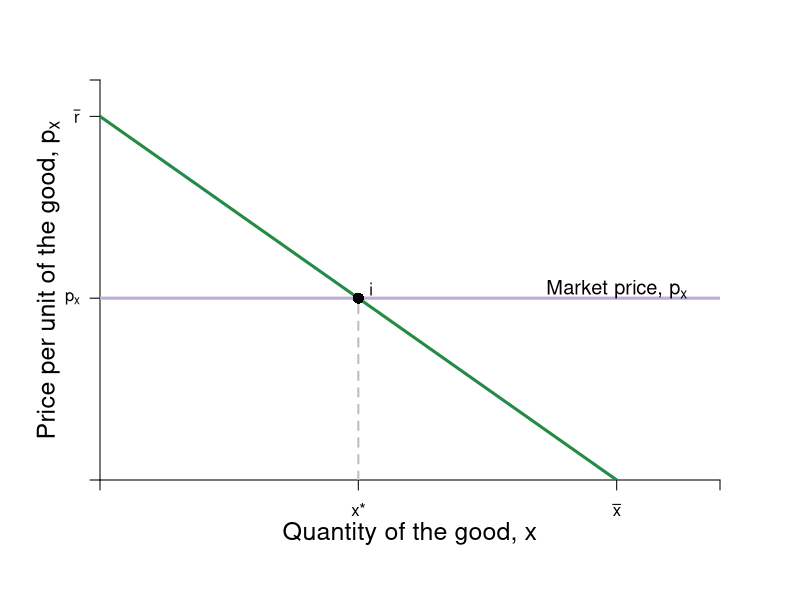

Reproduce this figure in R.
require(shape)
pdf(file = "indmarketdemand/mrs_price_qql.pdf", width = 9, height = 7)

#Set parameters for graphics
axislabelsize <- 1.5
labelsize <- 1.2
graphlinewidth <- 3
segmentlinewidth <- 2

COL <- c("#7fc97f", "#beaed4", "#fdc086", "#ffff99", "#386cb0", "#f0027f", "#bf5b17", "#666666")
COLA <- c("#99d8c9","#66c2a4","#41ae76", "#238b45", "#005824")
COLB <- c("#4eb3d3", "#2b8cbe", "#0868ac","#084081")

par(mar =  c(6, 5, 4, 4))

mrsA <- function(x, rmax = 10, xmax = 20) {
  rmax - (rmax/xmax)*x
}

# uA <- function(x, y, rmax, rmax = 10, xmas = 20) {
#   y + rmax*x - (1/2)(rmax/xmax)*x^2
# }

xlims <- c(0, 12)
ylims <- c(0, 22)

npts <- 501 
x <- seq(xlims[1], xlims[2], length.out = npts)
y <- seq(ylims[1], ylims[2], length.out = npts) 
a <- c(46.08, 55, 64)
b <- c(46.08, 55, 64)

plot(0, 0, xlim = xlims, ylim = ylims, type = "n",
     xlab = expression(paste("")),
     ylab = expression(paste("")), 
     xaxt = "n", 
     yaxt = "n", 
     cex.lab = axislabelsize, 
     bty = "n",
     xaxs="i", 
     yaxs="i")

# ticksy <- seq(from = 0, to = ylims[2], by = 2)
# ylabels <- seq(from = 0, to = ylims[2], by = 2)
# ticksx <- seq(from = 0, to = xlims[2], by = 2)
# xlabels <- seq(from = 0, to = xlims[2], by = 2)
ticksy <- c(0, 10, 20, ylims[2])
ylabels <- c(NA, expression(paste(p[x])), expression(paste(bar(r))), NA)
ticksx <- c(0, 5, 10, xlims[2])
xlabels <- c(NA, expression(paste(x,"*")), expression(paste(bar(x))), NA)

axis(1, at = ticksx, pos = 0, labels = xlabels)
axis(2, at = ticksy, pos = 0, labels = ylabels, las = 1)

npts <- 500 
xx1 <- seq(xlims[1], xlims[2], length.out = npts)

#xpoly <- c(0, 10, 0)
#ypoly <- c(5, 5, 10)
#polygon(x = xpoly, y = ypoly, col = COL[4], density=NULL, border = NA)

lines(xx1, mrsA(xx1, rmax = 20, xmax = 10), col = COLA[4], lwd = graphlinewidth)
#lines(xx1, brfB(xx1, alpha = 16, beta = 1/24), col = COLB[4], lwd = graphlinewidth)

segments(0, 10, xlims[2], 10, lty = 1, col = COL[2] , lwd = graphlinewidth)
segments(5, 0, 5, 10, lty = 2, col = "gray" , lwd = segmentlinewidth)

mtext(expression(paste("Quantity of the good, ", x)), side=1, line = 2.5, cex = axislabelsize)
text(-1, 0.5*ylims[2], expression(paste("Price per unit of the good, ", p[x])), xpd = TRUE, cex = axislabelsize, srt = 90) 

points(5, 10, pch = 16, col = "black", cex = 1.5)
text(5.25, 10.5, expression(i))

#segments(4.11765, 6.17647, 5.88, 8.88, lty = 1, col = COL[2] , lwd = graphlinewidth)
text(10, 10.5, expression(paste("Market price, ", p[x])), cex = labelsize)
#text(7.3, 2.5, expression("Curve"))
#Arrows(7.3, 3.5, 7.3, 6.1, col = "black", lty = 1, lwd = 2, arr.type = "triangle", arr.lwd = 0.5)

#Label the iso-welfare functions for the HG, Aisha
# text(3.8, 1.5, expression(u[1]^A))
# text(4.6, 1.5, expression(u[2]^A))
# text(5.5, 1.5, expression(u[3]^A))
#text(6.6, 8.3, expression(u[4]^A))


#Label the indifference curves for the HG, Betty
# text(7.6, 17, expression(u[1]^B))
# text(6.75, 17, expression(u[2]^B))
# text(6, 17, expression(u[3]^B))
#text(3.4, 6.9, expression(v[4]^B))

#Label mrs function
text(18, 2.5, expression(paste(mrs(x,y) == bar(r) - bgroup("(",frac(bar(r), bar(x)),")")*x)))
#Arrows(10, 7.5, 10, 5, col = "black", lty = 1, lwd = 2, arr.type = "triangle", arr.lwd = 0.5)

#Label satiation
#text(20, 3.5, expression(paste(bar(x) == "Point")))
#text(20, 3, expression(paste("of Satiation")))
#Arrows(20, 2.5, 20, 0.5, col = "black", lty = 1, lwd = 2, arr.type = "triangle", arr.lwd = 0.5)

#Label highest willingness to pay
#text(5, 10, expression("Consumer Surplus"))
#text(5, 9, expression(paste(CS==frac(1, 2)*bgroup("(",bar(r) - p,")")*x)))
#Arrows(5, 8.5, 5, 6, col = "black", lty = 1, lwd = 2, arr.type = "triangle", arr.lwd = 0.5)

dev.off()
